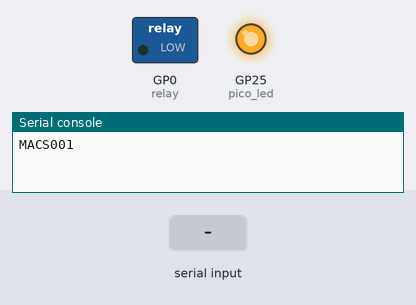
A program run on a simulated Raspberry Pi Pico running MicroPython. On the bench: switched loads named in the program (green lamp = pin HIGH), output pins drawn as LEDs (lit = HIGH), the last lines printed to the serial console. Inputs (shaded band) come from the test bench.

Above: at 1.2 s.
1.3 s: "0" typed at the serial console, then Enter
At 1.6 s:
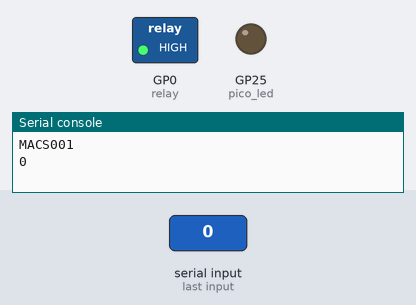
2.8 s: "1" typed at the serial console, then Enter
At 4.0 s:
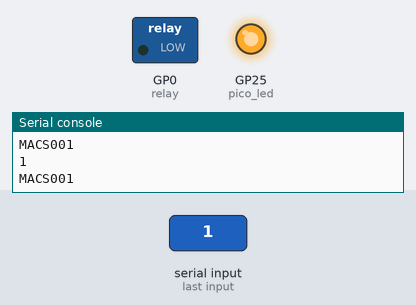
Timing chart, 0 to 5.8 s (numbered marks = the images above; inputs shaded):
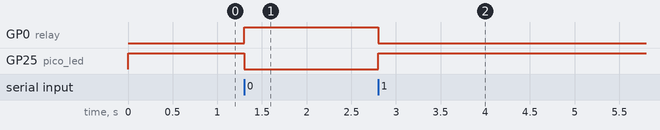

The program:

main.py
```python
# (licence header left out)
from machine import Pin
import time
import select
import sys


HIGH = 1
LOW = 0
START = "1"
STOP = "0"
COM_TOUT = 2
RELAX_TOUT = 1
DEV_NAME = "MACS001"


def fuse_input(timeout_s):
    if (select.select([sys.stdin], [], [], timeout_s)[0]):
        return sys.stdin.readline().strip()
    return None


def driver(relay, charge_led):
    command = fuse_input(COM_TOUT)

    if (command == STOP and relay.value() == LOW):
        relay.on()
        charge_led.off()
        return 0

    elif (command == START and relay.value() == HIGH):
        relay.off()
        charge_led.on()
        return 1

    return -1


def main():
    relay = Pin(0, Pin.OUT)
    pico_led = Pin(25, Pin.OUT)
    pico_led.on()

    while (1):
        print (DEV_NAME)
        stat = driver(relay, pico_led)

        if (stat == LOW):
            time.sleep(RELAX_TOUT)

        elif (stat == HIGH):
            time.sleep(RELAX_TOUT)


if (__name__ == "__main__"):
    main()
```

Measured:
- after the input at 1.3 s, GP0 (relay): LOW → HIGH at once; GP25 (pico_led): HIGH → LOW at once
- after the input at 2.8 s, GP0 (relay): HIGH → LOW at once; GP25 (pico_led): LOW → HIGH at once
